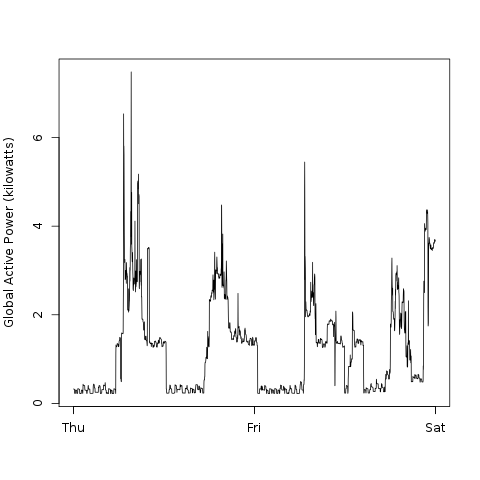

This chart was generated by the following R code:
png2<-function(){
	##Please see sub.R for subroutines / shared code
	source("sub.R")
	x<-readfile()	
	y<-DateTime(x)
	
	png(file="png2.png")
	par(bg="transparent")
	with(y,plot2(y))
	title(ylab="Global Active Power (kilowatts)")
	setaxis()
	dev.off()
 }
	